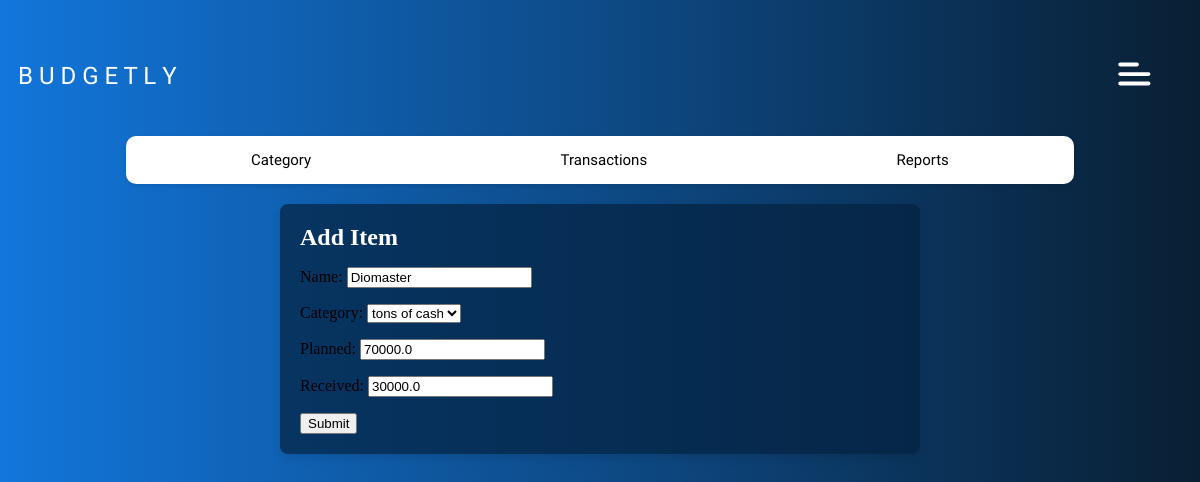
Page /budget/edititem/1/ on the earlier database version.
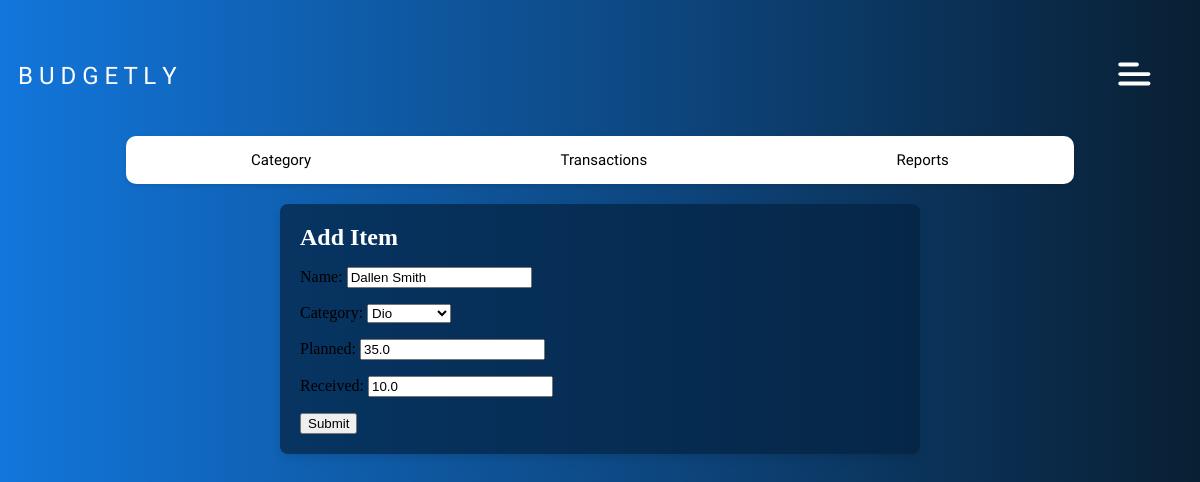
Same page on the later database version.
### expenses/models.py (models this page shows, shortened)
class Item(models.Model):
    name = models.CharField(max_length=100)
    category = models.ForeignKey('Category', on_delete=models.CASCADE)
    planned = models.FloatField(max_length=15)
    received = models.FloatField(max_length=15)

class Category(models.Model):
    name = models.CharField(max_length=100)
    def __str__(self):
        return self.name

### expenses/views.py (the view)
# urls.py: path('budget/edititem/<int:item_id>/', edit_item_view, name='edit_item'),
def edit_item_view(request, item_id):
    item = get_object_or_404(Item, id=item_id)
    if request.method == 'POST':
        form = ItemForm(request.POST, instance=item)
        if form.is_valid():
            form.save()
            return redirect('expenses:category')  # Adjust the redirect URL as needed
    else:
        form = ItemForm(instance=item)
    return render(request, 'budget/edititem.html', {'form': form, 'item': item})

### expenses/forms.py
class ItemForm(forms.ModelForm):
    class Meta:
        model = Item
        fields = ['name', 'category', 'planned', 'received']

### expenses/templates/budget/edititem.html (shortened to what this page needs)
{% extends "../base/base.html" %}
{% load static %}
{% block template %}
{% include "../base/navbar.html" %}
<div class="add-transaction-container">
    <div class="form-header">
        <h2>Add Item</h2>
    </div>
    <form method="post" action="{% url 'expenses:edit_item' item.id %}">
        {{ form.as_p }}
        <button type="submit">Submit</button>
    </form>
</div>
{% endblock %}

Differences in the rows shown:
changed Item: name "Diomaster" → "Dallen Smith"; category "tons of cash" → "Dio"; planned "70000.0" → "35.0"; received "30000.0" → "10.0"
